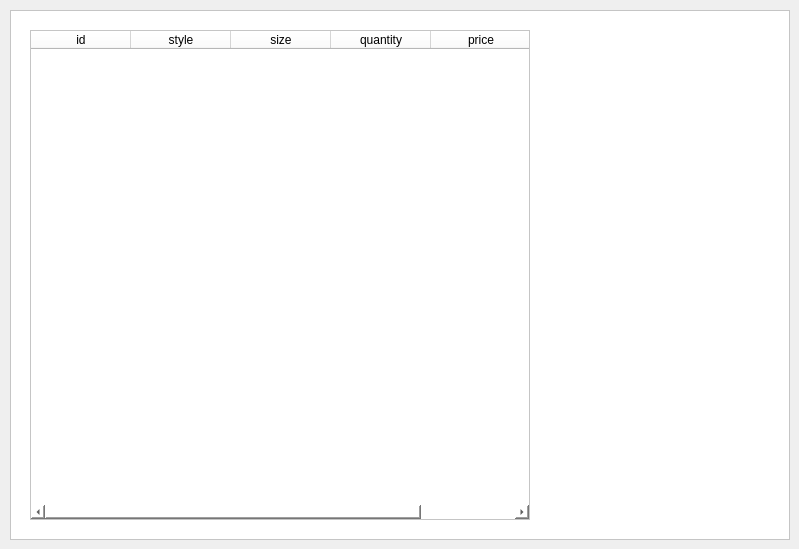
    <widget class="QWidget" name="tab_1">
     <attribute name="title">
      <string>Stock</string>
     </attribute>
     <widget class="QFrame" name="frame">
      <property name="geometry">
       <rect>
        <x>10</x>
        <y>10</y>
        <width>780</width>
        <height>530</height>
       </rect>
      </property>
      <property name="styleSheet">
       <string notr="true">background-color:rgb(255, 255, 255);</string>
      </property>
      <property name="frameShape">
       <enum>QFrame::StyledPanel</enum>
      </property>
      <property name="frameShadow">
       <enum>QFrame::Raised</enum>
      </property>
      <widget class="QTableWidget" name="tableWidget_warehouse">
       <property name="enabled">
        <bool>true</bool>
       </property>
       <property name="geometry">
        <rect>
         <x>20</x>
         <y>20</y>
         <width>500</width>
         <height>490</height>
        </rect>
       </property>
       <property name="styleSheet">
        <string notr="true">QScrollBar{background:transparent; height:10px;}
QScrollBar::handle{background:lightgray; border:0px;}
QScrollBar::handle:hover{background:gray;}
QScrollBar::sub-line{background:transparent;}
QScrollBar::add-line{background:transparent;}
</string>
       </property>
       <property name="dragEnabled">
        <bool>true</bool>
       </property>
       <attribute name="horizontalHeaderShowSortIndicator" stdset="0">
        <bool>false</bool>
       </attribute>
       <attribute name="horizontalHeaderStretchLastSection">
        <bool>false</bool>
       </attribute>
       <column>
        <property name="text">
         <string>id</string>
        </property>
       </column>
       <column>
        <property name="text">
         <string>style</string>
        </property>
       </column>
       <column>
        <property name="text">
         <string>size</string>
        </property>
       </column>
       <column>
        <property name="text">
         <string>quantity</string>
        </property>
       </column>
       <column>
        <property name="text">
         <string>price</string>
        </property>
       </column>
      </widget>
      <widget class="QLabel" name="label_store_clothPic">
       <property name="geometry">
        <rect>
         <x>540</x>
         <y>20</y>
         <width>220</width>
         <height>220</height>
        </rect>
       </property>
       <property name="autoFillBackground">
        <bool>false</bool>
       </property>
       <property name="styleSheet">
        <string notr="true"/>
       </property>
       <property name="text">
        <string/>
       </property>
       <property name="scaledContents">
        <bool>true</bool>
       </property>
      </widget>
      <widget class="QLabel" name="label_store_clothStyle">
       <property name="geometry">
        <rect>
         <x>540</x>
         <y>245</y>
         <width>220</width>
         <height>20</height>
        </rect>
       </property>
       <property name="text">
        <string/>
       </property>
       <property name="alignment">
        <set>Qt::AlignCenter</set>
       </property>
      </widget>
     </widget>
    </widget>
